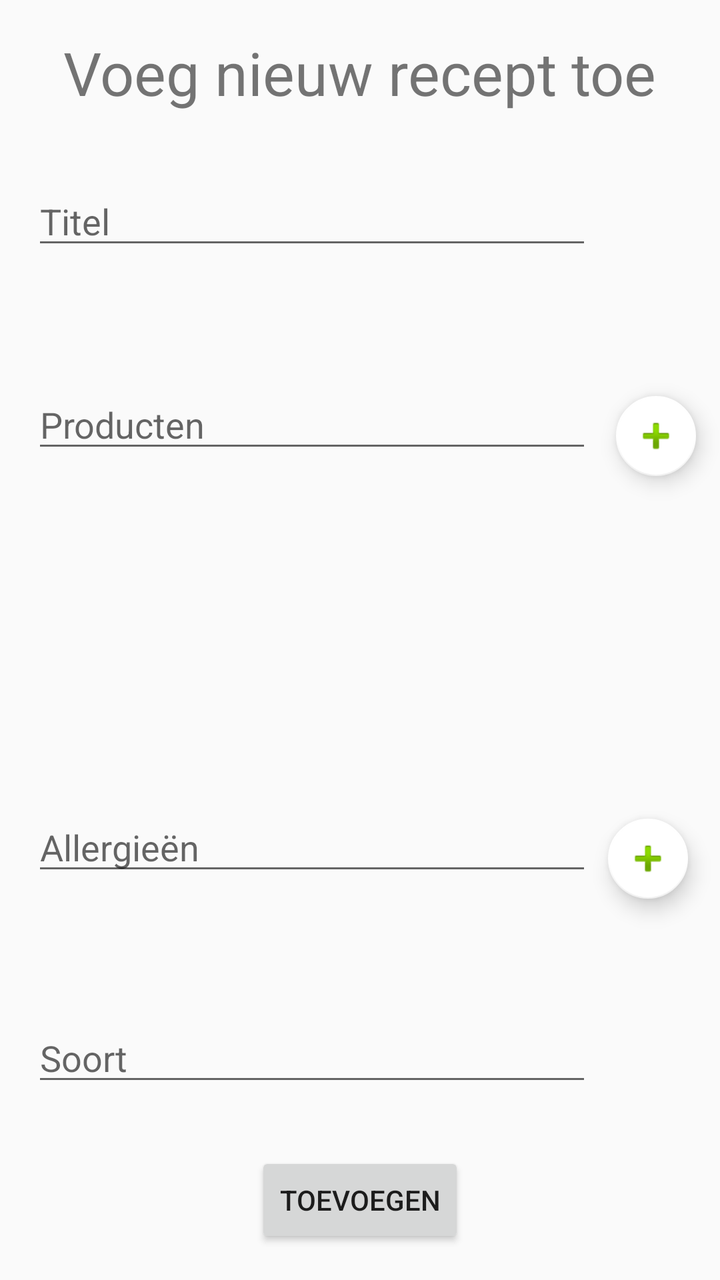
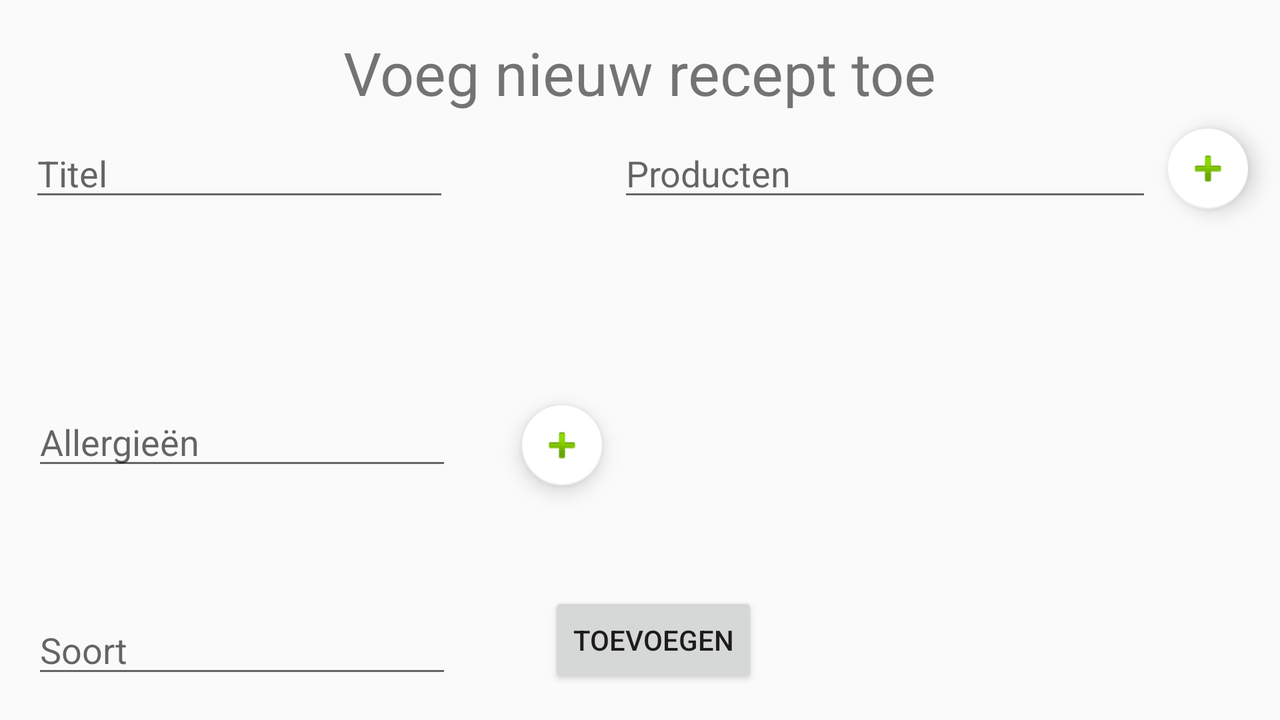

The same Android screen from two of the app's own layout files: first res/layout/ as a phone draws it, then the repository's variant for another configuration, drawn on a device whose configuration selects that folder. Both files follow.
<!-- AndroidManifest.xml: application theme AppTheme -->
<!-- res/layout/fragment_new_recipe.xml -->
<?xml version="1.0" encoding="utf-8"?>
<android.support.constraint.ConstraintLayout xmlns:android="http://schemas.android.com/apk/res/android"
                                             xmlns:app="http://schemas.android.com/apk/res-auto"
                                             xmlns:tools="http://schemas.android.com/tools"
                                             android:layout_width="match_parent"
                                             android:layout_height="match_parent"
                                             tools:context=".fragments.NewRecipeFragment"
                                             android:background="?android:windowBackground"
                                             android:importantForAutofill="no"
>


    <EditText
            android:layout_width="0dp"
            android:layout_height="wrap_content"
            android:inputType="textPersonName"
            android:ems="10"
            android:id="@+id/newrecipe_title"
            android:layout_marginStart="16dp"
            app:layout_constraintStart_toStartOf="parent"
            android:layout_marginEnd="64dp"
            app:layout_constraintEnd_toEndOf="parent"
            android:hint="@string/titel"
            android:layout_marginTop="16dp"
            app:layout_constraintTop_toBottomOf="@+id/textView4"
            app:layout_constraintBottom_toTopOf="@+id/newrecipe_producten" app:layout_constraintHorizontal_bias="0.0"
            app:layout_constraintVertical_bias="0.362" android:layout_marginBottom="32dp"/>
    <TextView
            android:text="@string/nieuw_recept_titel"
            android:layout_width="wrap_content"
            android:layout_height="wrap_content"
            android:id="@+id/textView4"
            app:layout_constraintStart_toStartOf="parent"
            android:layout_marginStart="8dp"
            android:layout_marginTop="16dp"
            app:layout_constraintTop_toTopOf="parent"
            android:textSize="30sp"
            android:layout_marginEnd="8dp"
            app:layout_constraintEnd_toEndOf="parent"/>
    <Button
            android:text="@string/toevoegen"
            android:layout_width="wrap_content"
            android:layout_height="wrap_content"
            android:id="@+id/newrecipe_btn_add" app:layout_constraintStart_toStartOf="parent"
            android:layout_marginStart="8dp"
            app:layout_constraintEnd_toEndOf="parent" android:layout_marginEnd="8dp" android:layout_marginBottom="16dp"
            app:layout_constraintBottom_toBottomOf="parent"/>
    <EditText
            android:layout_width="0dp"
            android:layout_height="wrap_content"
            android:inputType="textPersonName"
            android:ems="10"
            android:id="@+id/newrecipe_producten"
            android:layout_marginStart="16dp"
            app:layout_constraintStart_toStartOf="parent" android:layout_marginEnd="64dp"
            app:layout_constraintEnd_toEndOf="parent" android:hint="@string/producten"
            app:layout_constraintHorizontal_bias="0.0" android:layout_marginBottom="170dp"
            app:layout_constraintBottom_toTopOf="@+id/newrecipe_allergieen"/>
    <EditText
            android:layout_width="0dp"
            android:layout_height="wrap_content"
            android:inputType="textPersonName"
            android:ems="10"
            android:id="@+id/newrecipe_allergieen" android:layout_marginStart="16dp"
            app:layout_constraintStart_toStartOf="parent" android:layout_marginEnd="64dp"
            app:layout_constraintEnd_toEndOf="parent"
            android:hint="@string/allergieen"
            android:layout_marginBottom="64dp" app:layout_constraintBottom_toTopOf="@+id/newrecipe_soort"
            app:layout_constraintHorizontal_bias="0.0"/>
    <EditText
            android:layout_width="0dp"
            android:layout_height="wrap_content"
            android:inputType="textPersonName"
            android:ems="10"
            android:id="@+id/newrecipe_soort" android:layout_marginStart="16dp"
            app:layout_constraintStart_toStartOf="parent" android:layout_marginEnd="64dp"
            app:layout_constraintEnd_toEndOf="parent"
            android:hint="@string/soort" android:layout_marginBottom="28dp"
            app:layout_constraintBottom_toTopOf="@+id/newrecipe_btn_add" app:layout_constraintHorizontal_bias="0.0"/>
    <android.support.design.widget.FloatingActionButton
            android:src="@android:drawable/ic_input_add"
            android:layout_width="48dp"
            android:layout_height="40dp"
            android:clickable="true"
            android:id="@+id/newrecipe_add_product" app:layout_constraintStart_toEndOf="@+id/newrecipe_producten"
            android:layout_marginStart="8dp" app:layout_constraintEnd_toEndOf="parent" android:layout_marginEnd="8dp"
            app:fabSize="mini" app:backgroundTint="#FFFFFF" android:layout_marginTop="8dp"
            app:layout_constraintTop_toTopOf="@+id/newrecipe_producten" android:focusable="true"
            android:tooltipText="Klik om het ingegeven product toe te voegen"/>
    <android.support.design.widget.FloatingActionButton
            android:src="@android:drawable/ic_input_add"
            android:layout_width="wrap_content"
            android:layout_height="wrap_content"
            android:clickable="true"
            android:id="@+id/newrecipe_add_allergie" app:layout_constraintStart_toEndOf="@+id/newrecipe_allergieen"
            app:layout_constraintEnd_toEndOf="parent" android:layout_marginEnd="8dp" android:layout_marginTop="8dp"
            app:layout_constraintTop_toTopOf="@+id/newrecipe_allergieen" app:backgroundTint="#FFFFFF"
            app:fabSize="mini" android:focusable="true"
            android:tooltipText="Klik om de ingegeven allergie toe te voegen"/>
    <android.support.v4.widget.NestedScrollView android:layout_width="0dp"
                                                android:layout_height="0dp"
                                                app:layout_constraintStart_toStartOf="parent"
                                                app:layout_constraintEnd_toEndOf="parent"
                                                app:layout_constraintTop_toBottomOf="@+id/newrecipe_producten"
                                                app:layout_constraintBottom_toTopOf="@+id/newrecipe_allergieen"
                                                android:layout_marginEnd="8dp" android:layout_marginStart="8dp"
                                                android:layout_marginTop="8dp" android:layout_marginBottom="8dp"
                                                android:id="@+id/nestedScrollView">
        <TableLayout
                android:id="@+id/newrecipe_producten_linear"
                android:orientation="vertical"
                android:layout_width="match_parent"
                android:layout_height="match_parent" android:layout_marginTop="8dp"
                app:layout_constraintTop_toBottomOf="@+id/newrecipe_producten" android:layout_marginBottom="8dp"
                app:layout_constraintBottom_toTopOf="@+id/newrecipe_allergieen"
                app:layout_constraintStart_toStartOf="parent" android:layout_marginStart="8dp"
                app:layout_constraintEnd_toEndOf="parent" android:layout_marginEnd="8dp">
        </TableLayout>

    </android.support.v4.widget.NestedScrollView>
    <android.support.v4.widget.NestedScrollView android:layout_width="0dp"
                                                android:layout_height="0dp" android:layout_marginEnd="8dp"
                                                app:layout_constraintEnd_toEndOf="parent"
                                                app:layout_constraintStart_toStartOf="parent"
                                                android:layout_marginStart="8dp"
                                                app:layout_constraintBottom_toTopOf="@+id/newrecipe_soort"
                                                android:layout_marginTop="8dp"
                                                app:layout_constraintTop_toBottomOf="@+id/newrecipe_allergieen"
                                                android:layout_marginBottom="8dp">
        <TableLayout
                android:orientation="vertical"
                android:layout_width="match_parent"
                android:layout_height="match_parent"
                app:layout_constraintStart_toStartOf="parent" android:layout_marginStart="8dp"
                android:layout_marginEnd="8dp" app:layout_constraintEnd_toEndOf="parent" android:layout_marginTop="8dp"
                app:layout_constraintTop_toBottomOf="@+id/newrecipe_allergieen" android:layout_marginBottom="8dp"
                app:layout_constraintBottom_toTopOf="@+id/newrecipe_soort"
                android:id="@+id/newrecipe_allergieen_linear">
        </TableLayout>

    </android.support.v4.widget.NestedScrollView>

</android.support.constraint.ConstraintLayout>
<!-- resources referenced by this layout -->
<resources>
  <string name="allergieen">Allergieën</string>
  <string name="nieuw_recept_titel">Voeg nieuw recept toe</string>
  <string name="producten">Producten</string>
  <string name="soort">Soort</string>
  <string name="titel">Titel</string>
  <string name="toevoegen">Toevoegen</string>
  <style name="AppTheme" parent="Theme.AppCompat.Light.DarkActionBar">
          
          <item name="colorPrimary">@color/colorPrimary</item>
          <item name="colorPrimaryDark">@color/colorPrimaryDark</item>
          <item name="colorAccent">@color/colorAccent</item>
      </style>
</resources>
<!-- res/layout-land/fragment_new_recipe.xml (the repository's variant of the layout above) -->
<!-- drawn on the phone turned sideways -->
<?xml version="1.0" encoding="utf-8"?>
<android.support.constraint.ConstraintLayout xmlns:android="http://schemas.android.com/apk/res/android"
                                             xmlns:app="http://schemas.android.com/apk/res-auto"
                                             xmlns:tools="http://schemas.android.com/tools"
                                             android:layout_width="match_parent"
                                             android:layout_height="match_parent"
                                             tools:context=".fragments.NewRecipeFragment"
                                             android:background="?android:windowBackground"
                                             android:importantForAutofill="no"
>


    <EditText
            android:layout_width="wrap_content"
            android:layout_height="wrap_content"
            android:inputType="textPersonName"
            android:ems="10"
            android:id="@+id/newrecipe_title"
            android:hint="@string/titel"
            android:layout_marginTop="8dp"
            app:layout_constraintTop_toBottomOf="@+id/textView4"
            android:layout_marginEnd="8dp" app:layout_constraintEnd_toStartOf="@+id/newrecipe_producten"
            app:layout_constraintStart_toStartOf="parent" app:layout_constraintHorizontal_bias="0.16"
            android:layout_marginBottom="24dp" app:layout_constraintBottom_toTopOf="@+id/newrecipe_allergieen"
            app:layout_constraintVertical_bias="0.0"/>
    <TextView
            android:text="@string/nieuw_recept_titel"
            android:layout_width="wrap_content"
            android:layout_height="wrap_content"
            android:id="@+id/textView4"
            app:layout_constraintStart_toStartOf="parent"
            android:layout_marginStart="8dp"
            android:layout_marginTop="16dp"
            app:layout_constraintTop_toTopOf="parent"
            android:textSize="30sp"
            android:layout_marginEnd="8dp"
            app:layout_constraintEnd_toEndOf="parent"/>
    <Button
            android:text="@string/toevoegen"
            android:layout_width="wrap_content"
            android:layout_height="wrap_content"
            android:id="@+id/newrecipe_btn_add" app:layout_constraintStart_toStartOf="parent"
            android:layout_marginStart="8dp"
            app:layout_constraintEnd_toEndOf="parent" android:layout_marginEnd="8dp" android:layout_marginBottom="16dp"
            app:layout_constraintBottom_toBottomOf="parent" app:layout_constraintHorizontal_bias="0.513"/>
    <EditText
            android:layout_width="0dp"
            android:layout_height="wrap_content"
            android:inputType="textPersonName"
            android:ems="10"
            android:id="@+id/newrecipe_producten"
            android:layout_marginEnd="64dp"
            app:layout_constraintEnd_toEndOf="parent" android:hint="@string/producten"
            app:layout_constraintStart_toEndOf="@+id/newrecipe_add_allergie" android:layout_marginStart="8dp"
            android:layout_marginTop="8dp" app:layout_constraintTop_toBottomOf="@+id/textView4"
            app:layout_constraintHorizontal_bias="1.0"/>
    <EditText
            android:layout_width="wrap_content"
            android:layout_height="wrap_content"
            android:inputType="textPersonName"
            android:ems="10"
            android:id="@+id/newrecipe_allergieen" android:layout_marginStart="16dp"
            app:layout_constraintStart_toStartOf="parent" android:layout_marginEnd="64dp"
            app:layout_constraintEnd_toEndOf="parent"
            android:hint="@string/allergieen"
            app:layout_constraintHorizontal_bias="0.0" android:layout_marginBottom="120dp"
            app:layout_constraintBottom_toBottomOf="parent"/>
    <EditText
            android:layout_width="wrap_content"
            android:layout_height="wrap_content"
            android:inputType="textPersonName"
            android:ems="10"
            android:id="@+id/newrecipe_soort" android:layout_marginStart="16dp"
            app:layout_constraintStart_toStartOf="parent" android:layout_marginEnd="64dp"
            app:layout_constraintEnd_toEndOf="parent"
            android:hint="@string/soort"
            app:layout_constraintHorizontal_bias="0.0" android:layout_marginBottom="16dp"
            app:layout_constraintBottom_toBottomOf="parent"/>
    <android.support.design.widget.FloatingActionButton
            android:src="@android:drawable/ic_input_add"
            android:layout_width="48dp"
            android:layout_height="40dp"
            android:clickable="true"
            android:id="@+id/newrecipe_add_product" app:layout_constraintStart_toEndOf="@+id/newrecipe_producten"
            android:layout_marginStart="8dp" app:layout_constraintEnd_toEndOf="parent" android:layout_marginEnd="8dp"
            app:fabSize="mini" app:backgroundTint="#FFFFFF"
            app:layout_constraintTop_toTopOf="@+id/newrecipe_producten" android:focusable="true"
            android:tooltipText="Klik om het ingegeven product toe te voegen"
            app:layout_constraintHorizontal_bias="0.0"/>
    <android.support.design.widget.FloatingActionButton
            android:src="@android:drawable/ic_input_add"
            android:layout_width="wrap_content"
            android:layout_height="wrap_content"
            android:clickable="true"
            android:id="@+id/newrecipe_add_allergie" app:layout_constraintStart_toEndOf="@+id/newrecipe_allergieen"
            app:layout_constraintEnd_toEndOf="parent" android:layout_marginEnd="8dp"
            app:layout_constraintTop_toTopOf="@+id/newrecipe_allergieen" app:backgroundTint="#FFFFFF"
            app:fabSize="mini" android:focusable="true"
            android:tooltipText="Klik om de ingegeven allergie toe te voegen"
            app:layout_constraintHorizontal_bias="0.096" android:layout_marginTop="4dp"/>
    <android.support.v4.widget.NestedScrollView android:layout_width="wrap_content"
                                                android:layout_height="0dp"
                                                android:id="@+id/nestedScrollView"
                                                app:layout_constraintTop_toBottomOf="@+id/newrecipe_producten"
                                                app:layout_constraintStart_toEndOf="@+id/newrecipe_add_allergie"
                                                android:layout_marginStart="8dp"
                                                app:layout_constraintEnd_toEndOf="parent"
                                                android:layout_marginEnd="8dp" android:layout_marginBottom="32dp"
                                                app:layout_constraintBottom_toTopOf="@+id/newrecipe_btn_add"
                                                app:layout_constraintHorizontal_bias="0.093"
                                                app:layout_constraintVertical_bias="0.203">
        <TableLayout
                android:id="@+id/newrecipe_producten_linear"
                android:orientation="vertical"
                android:layout_width="match_parent"
                android:layout_height="match_parent" android:layout_marginTop="8dp"
                app:layout_constraintTop_toBottomOf="@+id/newrecipe_producten" android:layout_marginBottom="8dp"
                app:layout_constraintBottom_toTopOf="@+id/newrecipe_allergieen"
                app:layout_constraintStart_toStartOf="parent" android:layout_marginStart="8dp"
                app:layout_constraintEnd_toEndOf="parent" android:layout_marginEnd="8dp">
        </TableLayout>

    </android.support.v4.widget.NestedScrollView>
    <android.support.v4.widget.NestedScrollView android:layout_width="wrap_content"
                                                android:layout_height="0dp"
                                                app:layout_constraintStart_toStartOf="parent"
                                                android:layout_marginStart="16dp"
                                                app:layout_constraintBottom_toTopOf="@+id/newrecipe_soort"
                                                android:layout_marginTop="8dp"
                                                app:layout_constraintTop_toBottomOf="@+id/newrecipe_allergieen"
                                                android:layout_marginBottom="8dp"
    >
        <TableLayout
                android:orientation="vertical"
                android:layout_width="match_parent"
                android:layout_height="match_parent"
                app:layout_constraintStart_toStartOf="parent" android:layout_marginStart="8dp"
                android:layout_marginEnd="8dp" app:layout_constraintEnd_toEndOf="parent" android:layout_marginTop="8dp"
                app:layout_constraintTop_toBottomOf="@+id/newrecipe_allergieen" android:layout_marginBottom="8dp"
                app:layout_constraintBottom_toTopOf="@+id/newrecipe_soort"
                android:id="@+id/newrecipe_allergieen_linear">
        </TableLayout>

    </android.support.v4.widget.NestedScrollView>

</android.support.constraint.ConstraintLayout>
